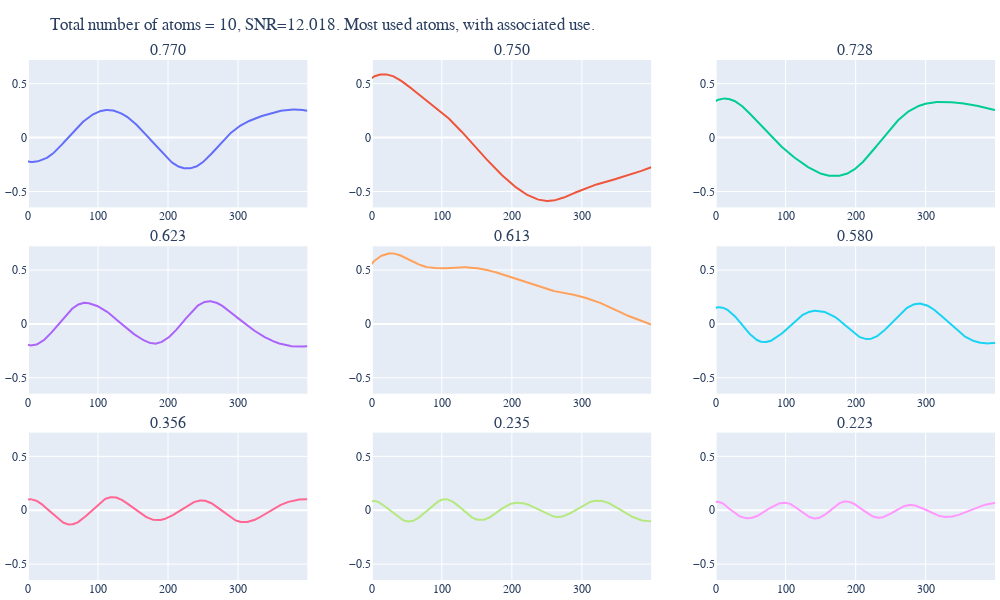

The notebook cell this image was saved under:
### Code cell
n_coefs = 5
K = 10
ksvd = KSVD(n_nonzero_coefs=n_coefs, K=K, max_iter=3, tol=1e-4)

D, Z = ksvd.fit_1d_signal(measure, 400)
pred = ksvd.predict_1d_signal(measure)
plot_atoms(save_path=f"images/synthetic_denoising_atoms_{K}.pdf", D=D, Z=Z, n_rows=3, vertical_spacing=.075, title=f'Total number of atoms = {K}, SNR={SNR(signal, pred):.3f}. Most used atoms, with associated use.')

### Figure 1 — Plotly figure (JSON) as saved in the notebook; plotly's stock layout.template omitted (floating-point values rounded to 4 significant figures; data arrays with more than 128 entries replaced by an {"elided": "..."} marker saying what was removed)
{"data": [{"type": "scatter", "x": {"elided": "400 int values"}, "xaxis": "x", "y": {"elided": "400 float values"}, "yaxis": "y"}, {"type": "scatter", "x": {"elided": "400 int values"}, "xaxis": "x2", "y": {"elided": "400 float values"}, "yaxis": "y2"}, {"type": "scatter", "x": {"elided": "400 int values"}, "xaxis": "x3", "y": {"elided": "400 float values"}, "yaxis": "y3"}, {"type": "scatter", "x": {"elided": "400 int values"}, "xaxis": "x4", "y": {"elided": "400 float values"}, "yaxis": "y4"}, {"type": "scatter", "x": {"elided": "400 int values"}, "xaxis": "x5", "y": {"elided": "400 float values"}, "yaxis": "y5"}, {"type": "scatter", "x": {"elided": "400 int values"}, "xaxis": "x6", "y": {"elided": "400 float values"}, "yaxis": "y6"}, {"type": "scatter", "x": {"elided": "400 int values"}, "xaxis": "x7", "y": {"elided": "400 float values"}, "yaxis": "y7"}, {"type": "scatter", "x": {"elided": "400 int values"}, "xaxis": "x8", "y": {"elided": "400 float values"}, "yaxis": "y8"}, {"type": "scatter", "x": {"elided": "400 int values"}, "xaxis": "x9", "y": {"elided": "400 float values"}, "yaxis": "y9"}], "layout": {"annotations": [{"font": {"size": 16}, "showarrow": false, "text": "0.770", "x": 0.1444, "xanchor": "center", "xref": "paper", "y": 1, "yanchor": "bottom", "yref": "paper"}, {"font": {"size": 16}, "showarrow": false, "text": "0.750", "x": 0.5, "xanchor": "center", "xref": "paper", "y": 1, "yanchor": "bottom", "yref": "paper"}, {"font": {"size": 16}, "showarrow": false, "text": "0.728", "x": 0.8556, "xanchor": "center", "xref": "paper", "y": 1, "yanchor": "bottom", "yref": "paper"}, {"font": {"size": 16}, "showarrow": false, "text": "0.623", "x": 0.1444, "xanchor": "center", "xref": "paper", "y": 0.6417, "yanchor": "bottom", "yref": "paper"}, {"font": {"size": 16}, "showarrow": false, "text": "0.613", "x": 0.5, "xanchor": "center", "xref": "paper", "y": 0.6417, "yanchor": "bottom", "yref": "paper"}, {"font": {"size": 16}, "showarrow": false, "text": "0.580", "x": 0.8556, "xanchor": "center", "xref": "paper", "y": 0.6417, "yanchor": "bottom", "yref": "paper"}, {"font": {"size": 16}, "showarrow": false, "text": "0.356", "x": 0.1444, "xanchor": "center", "xref": "paper", "y": 0.2833, "yanchor": "bottom", "yref": "paper"}, {"font": {"size": 16}, "showarrow": false, "text": "0.235", "x": 0.5, "xanchor": "center", "xref": "paper", "y": 0.2833, "yanchor": "bottom", "yref": "paper"}, {"font": {"size": 16}, "showarrow": false, "text": "0.223", "x": 0.8556, "xanchor": "center", "xref": "paper", "y": 0.2833, "yanchor": "bottom", "yref": "paper"}], "font": {"family": "Serif"}, "height": 600, "margin": {"b": 5, "l": 5, "r": 5, "t": 60}, "showlegend": false, "title": {"text": "Total number of atoms = 10, SNR=12.018. Most used atoms, with associated use."}, "width": 1000, "xaxis": {"anchor": "y", "domain": [0, 0.2889]}, "xaxis2": {"anchor": "y2", "domain": [0.3556, 0.6444]}, "xaxis3": {"anchor": "y3", "domain": [0.7111, 1]}, "xaxis4": {"anchor": "y4", "domain": [0, 0.2889]}, "xaxis5": {"anchor": "y5", "domain": [0.3556, 0.6444]}, "xaxis6": {"anchor": "y6", "domain": [0.7111, 1]}, "xaxis7": {"anchor": "y7", "domain": [0, 0.2889]}, "xaxis8": {"anchor": "y8", "domain": [0.3556, 0.6444]}, "xaxis9": {"anchor": "y9", "domain": [0.7111, 1]}, "yaxis": {"anchor": "x", "domain": [0.7167, 1], "range": [-0.6476, 0.72]}, "yaxis2": {"anchor": "x2", "domain": [0.7167, 1], "range": [-0.6476, 0.72]}, "yaxis3": {"anchor": "x3", "domain": [0.7167, 1], "range": [-0.6476, 0.72]}, "yaxis4": {"anchor": "x4", "domain": [0.3583, 0.6417], "range": [-0.6476, 0.72]}, "yaxis5": {"anchor": "x5", "domain": [0.3583, 0.6417], "range": [-0.6476, 0.72]}, "yaxis6": {"anchor": "x6", "domain": [0.3583, 0.6417], "range": [-0.6476, 0.72]}, "yaxis7": {"anchor": "x7", "domain": [0, 0.2833], "range": [-0.6476, 0.72]}, "yaxis8": {"anchor": "x8", "domain": [0, 0.2833], "range": [-0.6476, 0.72]}, "yaxis9": {"anchor": "x9", "domain": [0, 0.2833], "range": [-0.6476, 0.72]}}}
